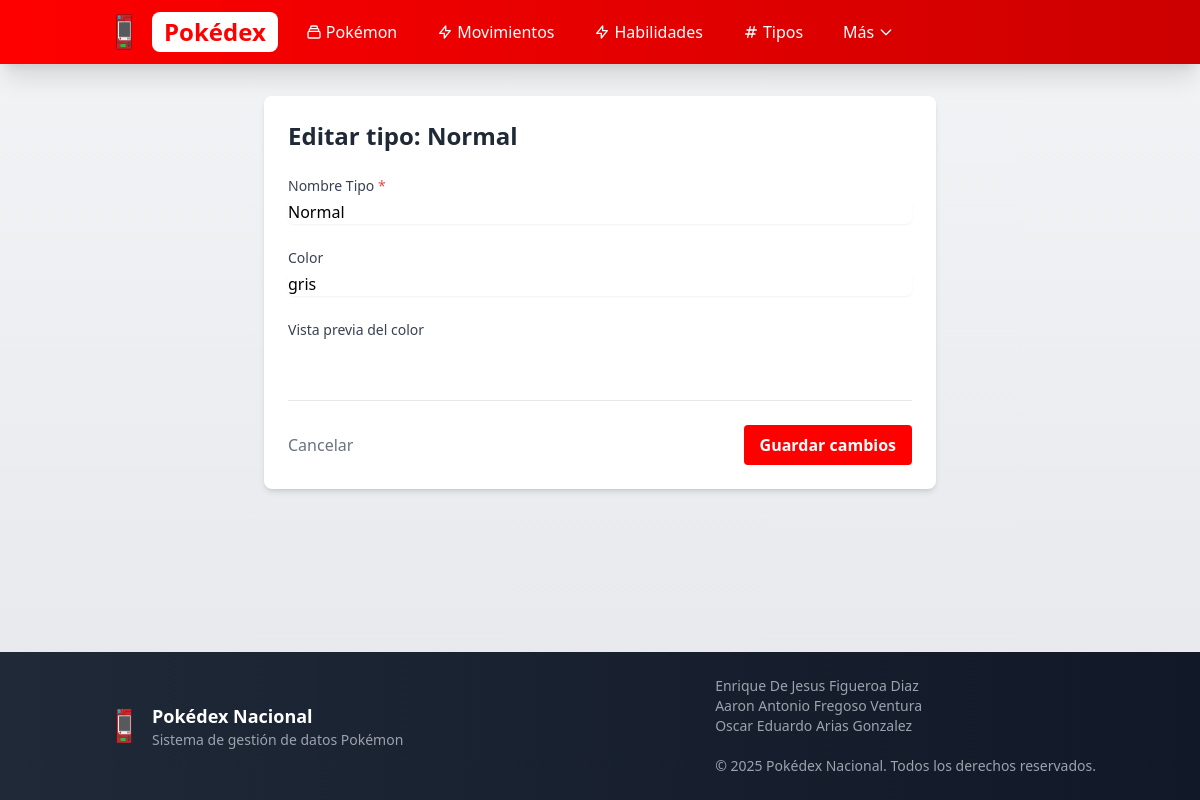
Before: /tipos/1/edit/ with the older database file.
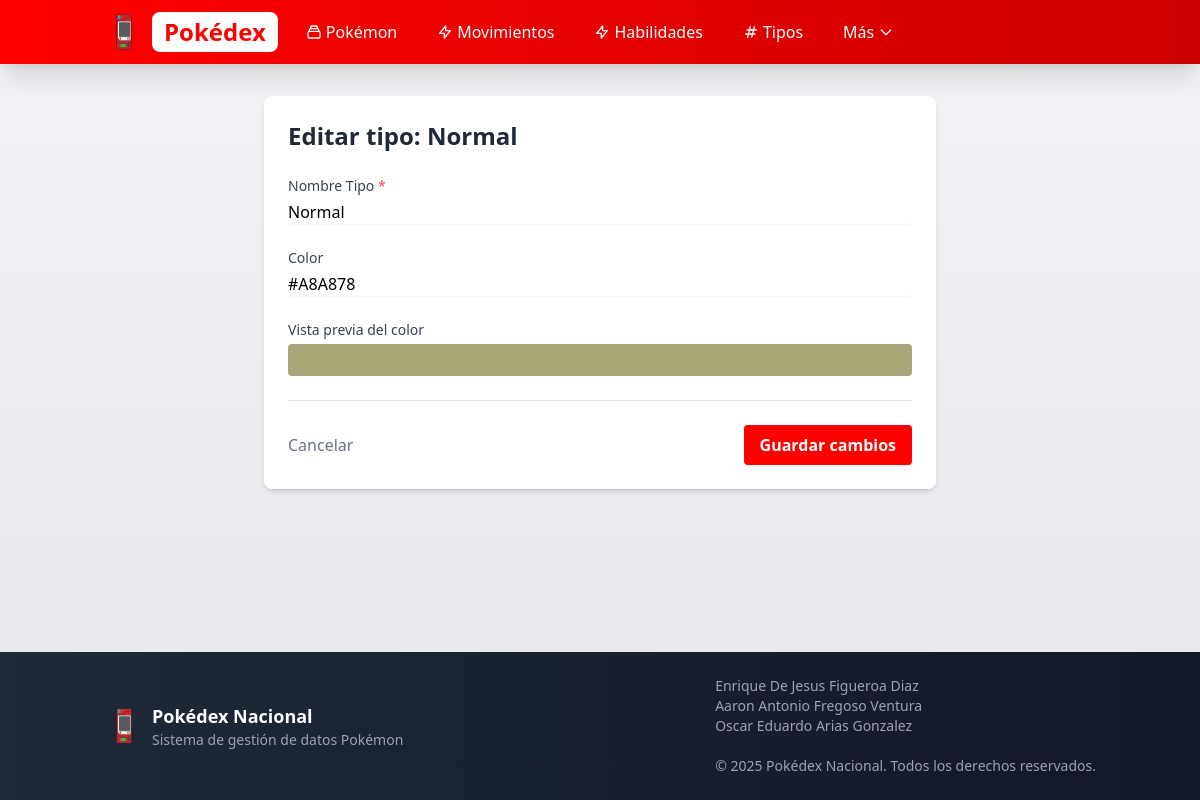
After: the same page with the newer database file.
### pokedex/models.py (models this page shows, shortened)
class Tipo(models.Model):
    Nombre_Tipo = models.CharField(max_length=50, unique=True)
    Color = models.CharField(max_length=20, blank=True, null=True)  # Para estilos CSS
    class Meta:
        verbose_name = "Tipo"
        verbose_name_plural = "Tipos"

### pokedex/views.py (the view, shortened to what this page needs)
# urls.py: path('tipos/<int:pk>/edit/', views.TipoUpdateView.as_view(), name='tipo_update'),
class TipoUpdateView(generic.UpdateView):
    model = Tipo
    form_class = TipoForm
    template_name = 'pokedex/tipo_form.html'
    def get(self, request, *args, **kwargs):
        return super().get(request, *args, **kwargs)

### pokedex/forms.py
class TipoForm(forms.ModelForm):
    class Meta:
        model = Tipo
        fields = ['Nombre_Tipo', 'Color']
        widgets = {
            'Nombre_Tipo': forms.TextInput(attrs={'class': input_class, 'placeholder': 'Nombre del tipo'}),
            'Color': forms.TextInput(attrs={'class': input_class, 'placeholder': 'Color (hex o nombre)'}),
        }

### pokedex/templates/pokedex/tipo_form.html (shortened to what this page needs)
{% extends 'pokedex/base.html' %}
{% load static %}
{% block content %}
<div class="container mx-auto px-4 py-8">
    <div class="max-w-2xl mx-auto bg-white rounded-lg shadow-md overflow-hidden">
        <div class="p-6">
            <h1 class="text-2xl font-bold text-gray-800 mb-6">
                {% if form.instance.id %}
                    Editar tipo: {{ form.instance.Nombre_Tipo }}
                {% else %}
                    Registrar nuevo tipo
                {% endif %}
            </h1>
            <form method="post" class="space-y-6">
                {% for field in form %}
                <div class="mb-4">
                    <label for="{{ field.id_for_label }}" class="block text-sm font-medium text-gray-700 mb-1">
                        {{ field.label }}
                        {% if field.field.required %}
                            <span class="text-red-500">*</span>
                        {% endif %}
                    </label>
                    {{ field }}
                </div>
                {% endfor %}
                {% if form.instance.Color %}
                <div class="mt-4 mb-6">
                    <label class="block text-sm font-medium text-gray-700 mb-1">Vista previa del color</label>
                    <div class="w-full h-8 rounded" id="color-preview" style="background-color: {{ form.instance.Color }};"></div>
                </div>
                {% endif %}
                <div class="flex justify-between items-center mt-8 pt-6 border-t">
                    <a href="{% if form.instance.id %}{% url 'tipo_detail' form.instance.id %}{% else %}{% url 'tipo_list' %}{% endif %}"
                       class="text-gray-500 hover:text-gray-700">
                        Cancelar
                    </a>
                    <button type="submit"
                            class="bg-pokemon-red hover:bg-red-700 text-white font-bold py-2 px-4 rounded">
                        {% if form.instance.id %}
                            Guardar cambios
                        {% else %}
                            Crear tipo
                        {% endif %}
                    </button>
                </div>
            </form>
        </div>
    </div>
</div>
{% endblock %}

Changed rows visible on the page:
changed Tipo "Normal": Color "gris" → "#A8A878"
